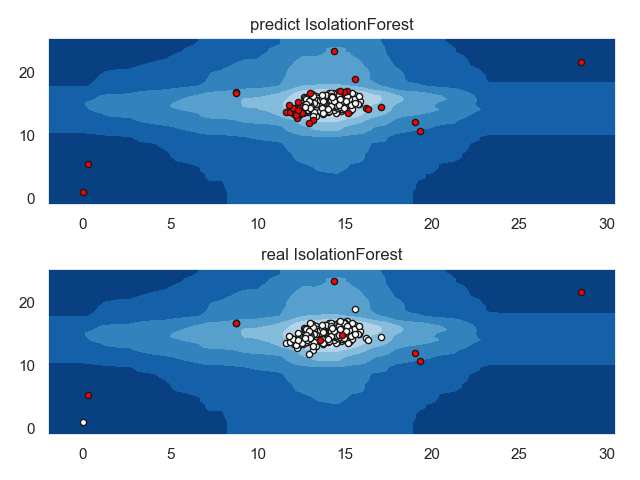

The Python source for this figure:
import pandas as pd
import matplotlib.pyplot as plt
import numpy as np
from sklearn.ensemble import IsolationForest

import seaborn as sns

sns.set()
"""
数据集是计算机的监控数据，主要包含两个特征Latency(延迟)和Throughput(吞吐量)。
目标为是否是异常数据: 0为假，1为真。
"""

X_train = pd.read_csv('data/X_train.csv')
X_test = pd.read_csv('data/X_test.csv')
Y_test = pd.read_csv('data/Y_test.csv')

# fit the model
clf = IsolationForest()
clf.fit(X_train)

normal_index = list()
abnormal_index = list()
y_pred_test = clf.predict(X_test)  # 对样本的预测结果为1则说明为正常值，为-1表示为异常值
for i, j in enumerate(y_pred_test):
    if j == 1:
        normal_index.append(i)  # 存储正常样本的索引
    else:
        abnormal_index.append(i)  # 存储异常样本的索引

normal_series = X_test.loc[normal_index]  # 获取对应样本集合
abnormal_series = X_test.loc[abnormal_index]

real_normal_index = list()
real_abnormal_index = list()
for i, j in enumerate(np.array(Y_test)):
    if j == 0:  # 真实样本0为正常，1为异常
        real_normal_index.append(i)  # 存储真实正常样本的索引
    else:
        real_abnormal_index.append(i)  # 存储真实异常样本的索引

real_normal_series = X_test.loc[real_normal_index]  # 获取对应样本集合
real_abnormal_series = X_test.loc[real_abnormal_index]

# 向量是根据各个特征的最大最小值然后平均划分点得到
# 然后把各个向量之间做叉乘，变成一个二维平面，用于绘制等高线
x_series = np.linspace(np.min(X_test['Latency']) - 2, np.max(X_test['Latency']) + 2, 50)
y_series = np.linspace(np.min(X_test['Throughput']) - 2, np.max(X_test['Throughput']) + 2, 50)
xx, yy = np.meshgrid(x_series, y_series)
Z = clf.decision_function(np.c_[xx.ravel(), yy.ravel()])
Z = Z.reshape(xx.shape)

# 接下来画等高线
plt.subplot(211)
plt.title("predict IsolationForest")
plt.contourf(xx, yy, Z, cmap=plt.cm.Blues_r)

b1 = plt.scatter(normal_series['Latency'], normal_series['Throughput'], c='white', s=20, edgecolor='k')
c = plt.scatter(abnormal_series['Latency'], abnormal_series['Throughput'], c='red', s=20, edgecolor='k')

plt.subplot(212)
plt.title("real IsolationForest")
plt.contourf(xx, yy, Z, cmap=plt.cm.Blues_r)

b2 = plt.scatter(real_normal_series['Latency'], real_normal_series['Throughput'], c='white', s=20, edgecolor='k')
c2 = plt.scatter(real_abnormal_series['Latency'], real_abnormal_series['Throughput'], c='red', s=20, edgecolor='k')
plt.tight_layout(h_pad=1)
plt.savefig('iforest.png')
plt.show()
